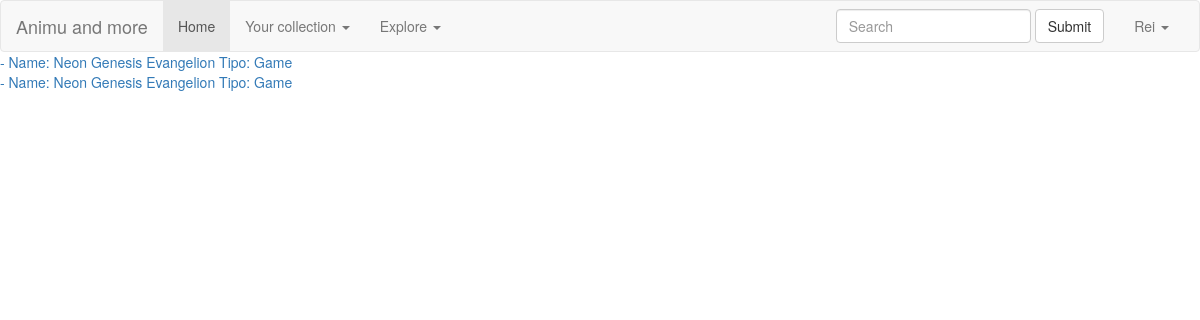
Screenshot of /games.php (signed in) with the database file from the repository.
### tables this page shows
CREATE TABLE `content` (
  `ContentID` int(11) NOT NULL,
  `Name` varchar(255) NOT NULL,
  `Type` varchar(255) NOT NULL,
  `Author` varchar(255) DEFAULT NULL,
  `Photo` varchar(255) DEFAULT NULL,
  `BackgroundPhoto` varchar(255) NOT NULL,
  `Genre` varchar(255) DEFAULT NULL,
  `ReleaseDate` date DEFAULT NULL,
  `Description` varchar(255) DEFAULT NULL,
  `RegistrationDate` timestamp NOT NULL DEFAULT CURRENT_TIMESTAMP ON UPDATE CURRENT_TIMESTAMP
);

### games.php (the view, shortened to what this page needs)
<?php
include 'head.php';
?>
<body>
<?php
include 'header.php';
include "connection.php";
$sql = "SELECT * FROM content WHERE type = 'Game'";
$result = $conn->query($sql);
if ($result->num_rows > 0) {
    while($row = $result->fetch_assoc()) {
        echo "<a href='game.php?id=" . $row["ContentID"] ."'> - Name: " . $row["Name"]. " Tipo: " . $row["Type"] ."</a>";
        echo "<br>";
    }
}
else {
    echo "0 results";
}
?>
</body>
</html>

### rows the page displays
content: Name "Neon Genesis Evangelion", Type "Game"
content: Name "Neon Genesis Evangelion", Type "Game"

### other values shown
$_SESSION['username'] "Rei"
